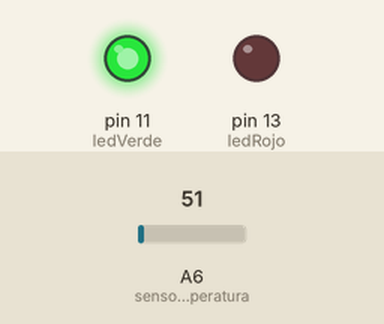
Recording of a sketch running on a simulated Arduino Nano, built with avr-gcc and run on an emulated ATmega328P. On the bench: output pins drawn as LEDs (lit = HIGH). The inputs (shaded band) are chosen by the test bench; at power-on: A6 (sensorTemperatura) = 51. What the sketch prints to the serial monitor is not drawn.

Above: at 0.1 s.
Timing chart, 0 to 1.6 s (numbered marks = the images above):
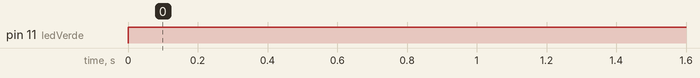

Measured:
- by itself, pin 11 (ledVerde): LOW → HIGH at 0.00 s

The sketch:

08-echidna-dice-temperatura-mejora3.ino
```cpp
// Frío o calor: el LED rojo avisa cuando la temperatura supera el umbral

const int sensorTemperatura = A6;  // sensor de temperatura conectado al pin A6
const int ledRojo = 13;            // LED rojo conectado al pin 13
const int ledVerde = 11;           // LED verde conectado al pin 11

const float umbral = 28.0;  // por encima de esta temperatura hace calor

int lectura = 0;          // guarda el valor que lee el sensor (de 0 a 1023)
float temperatura = 0.0;  // guarda la temperatura en grados Celsius, con decimales

void setup() {
  Serial.begin(9600);
  pinMode(ledRojo, OUTPUT);
  pinMode(ledVerde, OUTPUT);
}

void loop() {
  lectura = analogRead(sensorTemperatura);
  temperatura = (lectura * 0.4658) - 50.0;

  Serial.print("Hola, ahora hace una temperatura de ");
  Serial.print(temperatura);
  Serial.println(" ºC");

  if (temperatura > umbral) {
    digitalWrite(ledRojo, HIGH);  // calor: LED rojo
    digitalWrite(ledVerde, LOW);
  } else {
    digitalWrite(ledRojo, LOW);   // sin calor: LED verde
    digitalWrite(ledVerde, HIGH);
  }

  delay(1000);  // espera 1 segundo hasta la siguiente medida
}
```
